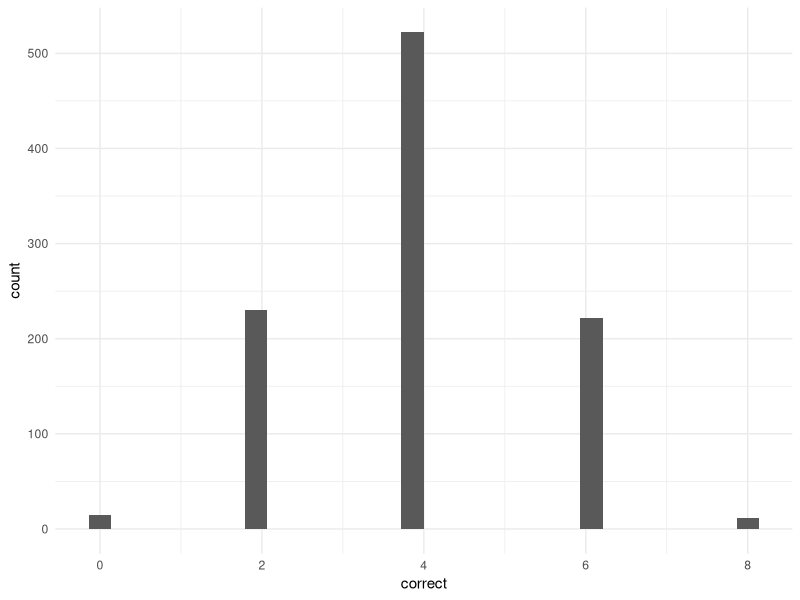

This figure's R source: (Note: this script raises an error after producing the figure.)
## ---- chunk 1

# knitr chunk options
knitr::opts_chunk$set(echo = T,
                      error=F,
                      warning = F,
                      dev="png",
                      fig.align = 'center',
                      out.width = '80%')

# options for displaying
options(knitr.duplicate.label = "allow",
        scipen = 999)

## ---- chunk 2

# packages
library(tidyverse)
library(flextable)

## ---- chunk 3

# lady tasting tea example
# number of cups to be tested
n_cups <- 8

# actual sequence of cups
set.seed(32)
truth <- sample(rep(c("milk", "tea"), each = n_cups / 2))

truth

## ---- chunk 4

set.seed(2)
guess <- sample(rep(c("milk", "tea"), each = n_cups / 2))

guess

## ---- chunk 5

# how many right?
sum(truth == guess)

## ---- chunk 6

# function to implement this in one step
sim_guess <- function(n_cups){
        
        # simulate true sequence
        truth = sample(rep(c("milk", "tea"), each = n_cups / 2))
        
        # a guess
        guess <- sample(rep(c("milk", "tea"), each = n_cups / 2))
        
        # how many correct
        sum(truth == guess)
        
}

n = 1000

set.seed(1)
sims = replicate(n,
          sim_guess(8)) 

# histogram
sims %>%
        tibble(correct = .) %>%
        ggplot(aes(x=correct))+
        geom_histogram(bins = 30)+
        theme_minimal()

# table
sims %>%
        tibble(correct = .)  %>%
        group_by(correct) %>%
        count() %>%
        ungroup() %>%
        mutate(prop = n / sum(n))

        
## ---- chunk 7

library(gtools)

# all possible permutations
all_perms = permutations(2, 8, c("milk", "tea"), repeats.allowed = T)

# now get only those where there are 4 milks and 4 teas, there should be 70 sequences
sequences = all_perms[apply(all_perms == 'milk', 1, sum) == 4,] 

# now shuffle these in a random order
set.seed(2)
shuffled = sequences[sample(nrow(sequences)),]

## ---- chunk 8

ft = shuffled %>%
        apply(1, paste, collapse = " ") %>%
        tibble(sequence = .) %>%
    #    bind_cols(., tibble(correct = sums)) %>%
        mutate(group = case_when(row_number() <= nrow(shuffled) / 2 ~ 'group1',
                                 row_number() > nrow(shuffled) /2 ~ 'group2')) %>%
        pivot_wider(names_from = c("group"),
                    values_fn = list,
                    values_from = c("sequence")) %>%
        unnest(c(group1, group2)) %>%
        flextable() %>%
        autofit() %>%
        align(part = 'all',
              align = 'center') %>%
        line_spacing(space = 0.1, part = "body") %>%
        delete_part(part = "header") %>%
        border_remove() %>%
        delete_part(part = "footer")

ft

## ---- chunk 9

# highlight the true sequence
ft %>%
        bg(i = ~ group2 %in% paste(truth, collapse = " "),
           j = ~ group2,
           bg = 'dodgerblue', 
           part = 'body') %>%
        bg(i = ~ group1 %in% paste(truth, collapse = " "),
           j = ~ group1,
           bg = 'dodgerblue', 
           part = 'body')

## ---- chunk 10

# now compare to our true sequence: cups
correct = apply(shuffled, 1, function(x) truth == x)

# how many times do we observe each correct?
sums = apply(correct, 2, sum)

# examine
sums %>%
        tibble(correct = .) %>%
        group_by(correct) %>%
        count() %>%
        ungroup() %>%
        mutate(prop = n / sum(n)) %>%
        mutate_if(is.numeric, round, 3)

## ---- chunk 11

# six correct
six_correct_cups = shuffled[which(sums==6),]

# add to tab le
ft %>%
        bg(i = ~ group2 %in% apply(six_correct_cups, 1, paste, collapse = " "),
           j = ~ group2,
           bg = 'grey40', 
           part = 'body') %>%
        bg(i = ~ group1 %in% apply(six_correct_cups, 1, paste, collapse = " "),
           j = ~ group1,
           bg = 'grey40', 
           part = 'body')

## ---- chunk 12

# four correct
four_correct_cups = shuffled[which(sums==4),]

# add to tab le
ft %>%
        bg(i = ~ group2 %in% apply(four_correct_cups, 1, paste, collapse = " "),
           j = ~ group2,
           bg = 'grey80', 
           part = 'body') %>%
        bg(i = ~ group1 %in% apply(four_correct_cups, 1, paste, collapse = " "),
           j = ~ group1,
           bg = 'grey80', 
           part = 'body') 
# 
# %>%
#         bg(i = ~ group2 %in% apply(six_correct_cups, 1, paste, collapse = " "),
#            j = ~ group2,
#            bg = 'grey40', 
#            part = 'body') %>%
#         bg(i = ~ group1 %in% apply(six_correct_cups, 1, paste, collapse = " "),
#            j = ~ group1,
#            bg = 'grey40', 
#            part = 'body') %>%
#         bg(i = ~ group2 %in% paste(truth, collapse = " "),
#            j = ~ group2,
#            bg = 'dodgerblue', 
#            part = 'body') %>%
#         bg(i = ~ group1 %in% paste(truth, collapse = " "),
#            j = ~ group1,
#            bg = 'dodgerblue', 
#            part = 'body')
